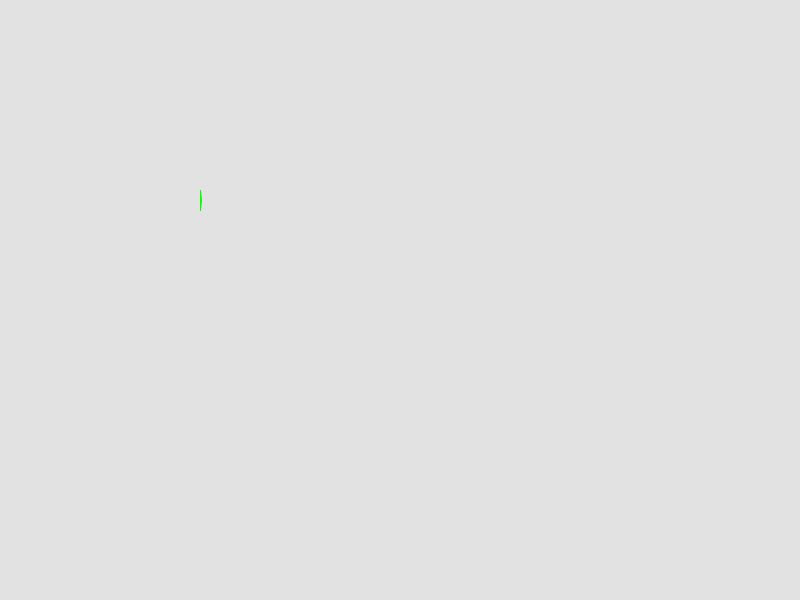
Frame 1 (no input)
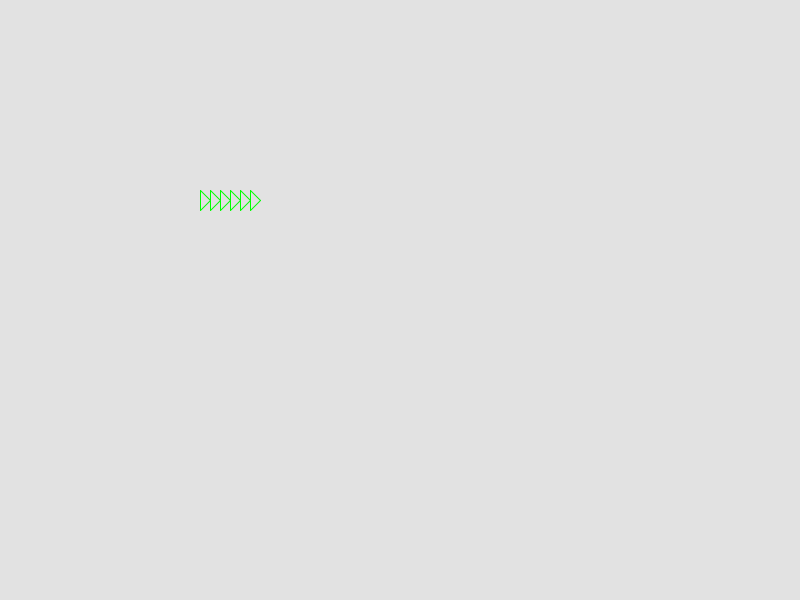
Frame 60 (the mouse pressed at the canvas centre just before this capture)
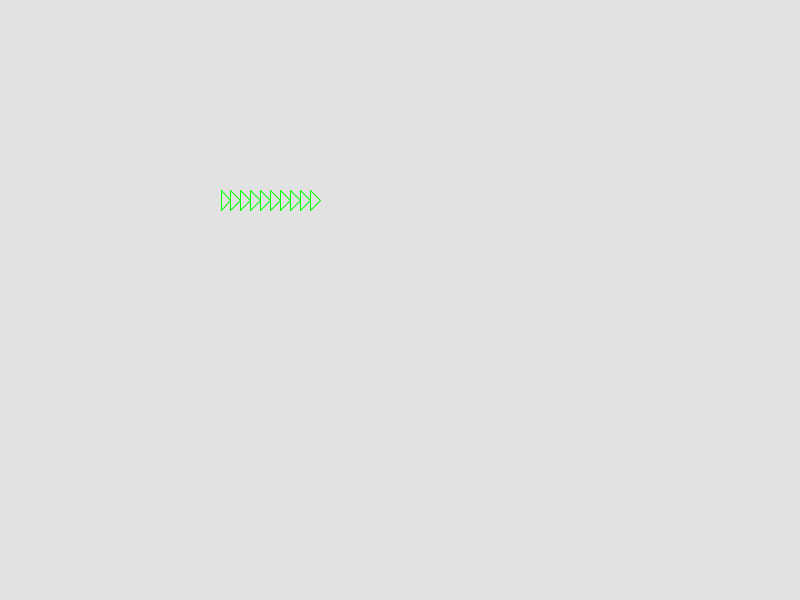
Frame 120 (the mouse held since frame 60 and released just before this capture)

The Processing sketch that drew these frames (run headless with seeded random() and noise(); from frame 60 on, the mouse is pressed at the canvas centre):

// Processing sketch: processing_50465
// ── processing_50465.pde

class Point {
  public float x;
  public float y;
  
  public void Add(Point p) {
    x += p.x;
    y += p.y;
  }
  
  public void FixDistance(Point p) {
    float dx = x - p.x;
    float dy = y - p.y;
    
    float distance = sqrt(dx*dx + dy*dy);
    
    if (distance < 1)
      return;
    
    dx = dx / distance;
    dy = dy / distance;
    
    x = p.x + dx * 10.0;
    y = p.y + dy * 10.0;
  }
}

ArrayList<Point> trail = new ArrayList<Point>();

Point velocity = new Point();

void setup() {
  size(800, 600);
  smooth();
  strokeWeight(5);
  stroke(0);
  frameRate(30);
  
  for (int i=0; i<100; ++i) {
    Point p = new Point();
    p.x = 200;
    p.y = 200;
    trail.add(p);
  }
  
  velocity.x = 1;
}

void draw() {
  background(226);
  
  update();
  
  //strokeWeight(5);
  //stroke(0);
  //for (Point p : trail) {
  //    point(p.x,p.y);
  //}
  
  strokeWeight(1);
  stroke(0,255,0);
  
  int segmentSize = 10;
  int i=0;
  while (i < trail.size()) {
    int i2 = min(i + segmentSize, trail.size()-1);
    
    Point p1 = trail.get(i);
    Point p2 = trail.get(i2);

    float dx = p1.x - p2.x;
    float dy = p1.y - p2.y;
    float l = sqrt(dx*dx + dy*dy);
    dx /= l;
    dy /= l;
    
    dx *= segmentSize;
    dy *= segmentSize;
    
    float dx1 = p2.x - dy;
    float dy1 = p2.y + dx;
    float dx2 = p2.x + dy;
    float dy2 = p2.y - dx;
    
    line(p1.x,p1.y, dx1,dy1);
    line(p1.x,p1.y, dx2,dy2);
    
    line(dx1,dy1, dx2,dy2);
    
    i += segmentSize;
  }
}

void update()
{
  Point p = trail.get(0);
  Point newPos = new Point();
  newPos.x = p.x;
  newPos.y = p.y;
  newPos.Add(velocity);

  trail.remove(trail.size()-1);
  trail.add(0, newPos);
}

void keyPressed() {
  switch (keyCode) {
    case UP:
      velocity.x = 0;
      velocity.y = -1;
      break;
    case DOWN:
      velocity.x = 0;
      velocity.y = 1;
      break;
    case LEFT:
      velocity.x = -1;
      velocity.y = 0;
      break;
    case RIGHT:
      velocity.x = 1;
      velocity.y = 0;
      break;
  }
}
